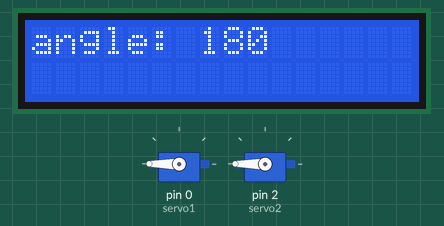
This sketch was run on a simulated Arduino Uno, built with avr-gcc and run on an emulated ATmega328P. Parts: 2 × servo, 16×2 character LCD.

Above: at 0.1 s.
At 10.1 s:
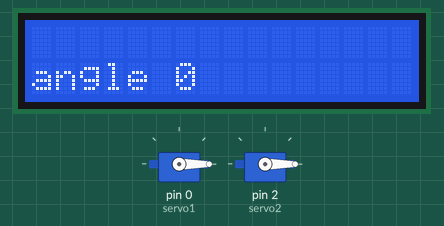
Timing chart, 0 to 121.6 s (numbered marks = the images above):
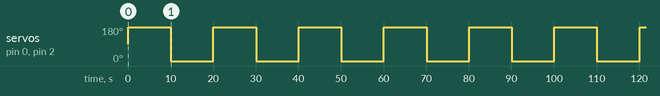

Measured:
- by itself, servo on pin 0 (servo1), servo on pin 2 (servo2): alternates 180° for 10.0 s and 0° for 10.0 s

The sketch:

Servo_and_LCD.ino
```cpp
#include <LiquidCrystal.h>   //lcd library
#include <Servo.h>                             //include the servos library needed to run the program
Servo servo1;                                   //Declare presence of Servo
Servo servo2;
LiquidCrystal lcd(8, 9, 4, 5, 6, 7);

int servmax = 180;                              //Define maximum servo angle
int servmin = 0;                                //Define minimum servo angle
//#define pin 0                                   //Define which pin we attached the servos to

void setup(){                                   //Setup runs 1 time to get things ready
  servo1.attach(0);                             //Servo is initialized to pin 0 from the earlier line of code
 servo2.attach(2); // comment this out to get back to one servo
lcd.begin(16,2); //Start the LCD

}

void loop(){                                   //Loop runs over and over again so program continues indefinitely
  //lcd.setCursor (3,0); //sets where the print statment apears on the LCD

     servo1.write(servmax);                    //Move servo to maximum angle
     servo2.write(servmax);//comment this out to get back to one servo
    lcd.setCursor (0,0);
     lcd.print("angle: 180");
      delay(10000);                             // wait 10 seconds
      lcd.clear();

      servo1.write(servmin);                   //move servo to minimum angle
     servo2.write(servmin);  //comment this out to get back to one servo
     lcd.setCursor (0,1);
      lcd.print("angle 0");
      delay(10000);
      lcd.clear();
    }
```
